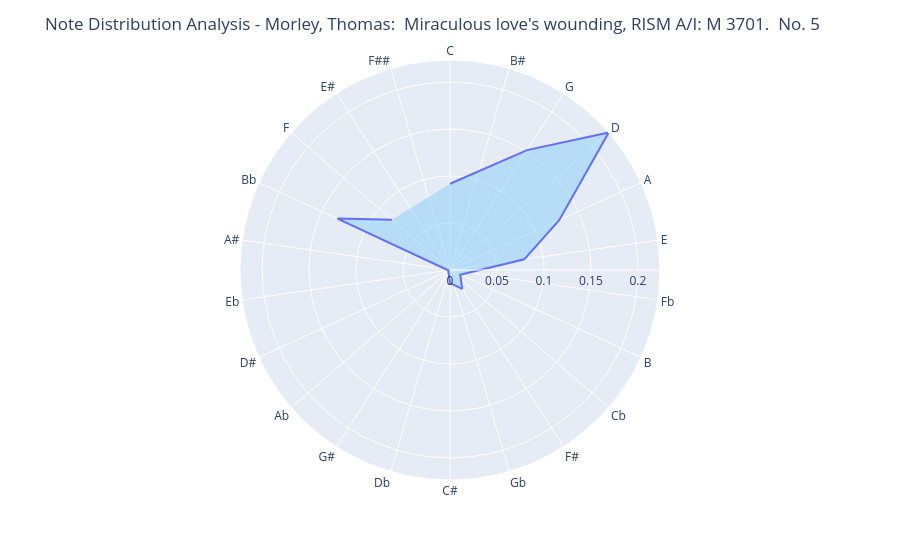

The code cell stored with this chart in its notebook:
### Code cell
df = note_counts.copy()
counted_notes_sorted = df.groupby('Note')['Scaled_Count'].sum().reset_index()

# sort to match pitch_class_order so the line is drawn in the correct sequence
counted_notes_sorted['Note'] = pd.Categorical(counted_notes_sorted['Note'], 
                                               categories=fifths, 
                                               ordered=True)
counted_notes_sorted = counted_notes_sorted.sort_values('Note').reset_index(drop=True)

# radar pitch order:  'fifths' or 'chromatic'
pitch_class_order = fifths


fig = px.line_polar(
    counted_notes_sorted, 
    r='Scaled_Count',                           
    theta='Note',                              
    line_close=True,
    color='Title' if 'Title' in counted_notes_sorted.columns else None,
    category_orders={'Note': pitch_class_order}
)
fig.update_traces(fill='toself', fillcolor='rgba(135, 206, 250, 0.5)')
fig.update_layout(title=f"Note Distribution Analysis - {piece.metadata['composer']}:  {piece.metadata['title']}")
fig.show()

### Figure 1 — Plotly figure (JSON) as saved in the notebook; plotly's stock layout.template omitted (floating-point values rounded to 4 significant figures)
{"data": [{"fill": "toself", "fillcolor": "rgba(135, 206, 250, 0.5)", "hovertemplate": "Scaled_Count=%{r}<br>Note=%{theta}<extra></extra>", "legendgroup": "", "line": {"color": "#636efa", "dash": "solid"}, "marker": {"symbol": "circle"}, "mode": "lines", "name": "", "r": [0.09182, 0.1517, 0.2236, 0.1277, 0.07984, 0.01198, 0.02395, 0.01397, 0.001996, 0.1317, 0.08184, 0.05988, 0.09182], "showlegend": false, "subplot": "polar", "theta": ["C", "G", "D", "A", "E", "B", "F#", "C#", "Eb", "Bb", "F", null, "C"], "type": "scatterpolar"}], "layout": {"legend": {"tracegroupgap": 0}, "margin": {"t": 60}, "polar": {"angularaxis": {"categoryarray": ["C", "B#", "G", "D", "A", "E", "Fb", "B", "Cb", "F#", "Gb", "C#", "Db", "G#", "Ab", "D#", "Eb", "A#", "Bb", "F", "E#", "F##"], "categoryorder": "array", "direction": "clockwise", "rotation": 90}, "domain": {"x": [0, 1], "y": [0, 1]}}, "title": {"text": "Note Distribution Analysis - Morley, Thomas:  Miraculous love's wounding, RISM A/I: M 3701.  No. 5"}}}
